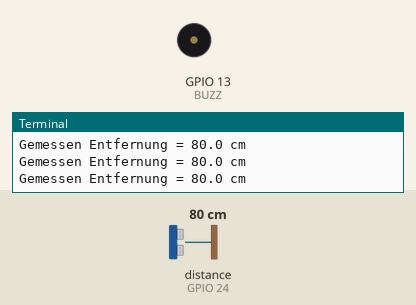
This program was run on a simulated Raspberry Pi (BCM pin numbers). Parts: buzzer (waves = sounding, pin HIGH), the last lines printed to the terminal. The inputs (shaded band) are chosen by the test bench; at power-on: distance to the obstacle (sensor on GPIO 24) 80 cm. The echo pulse lasts 58.3 µs per cm; the clock reads 2024-03-15 10:24:30 at power-on unless the program sets it; pins used as bus, display or sensor lines are not drawn.

Above: at 1.2 s.
1.3 s: distance to the obstacle (sensor on GPIO 24) set to 2 cm
At 1.8 s:
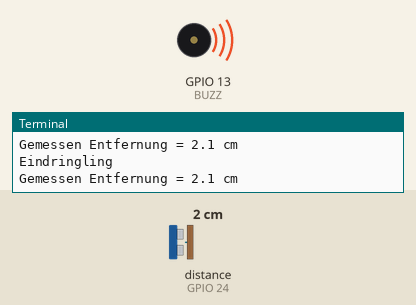
Timing chart, 0 to 4.3 s (numbered marks = the images above; inputs shaded):
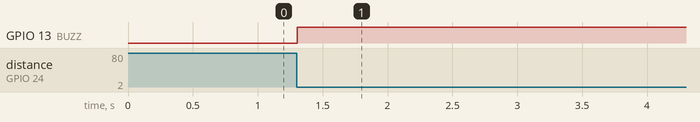

The program:

eindringling_alarm.py
```python
import RPi.GPIO as GPIO
import time

ECHO = 24 # ECHO sits at GPIO 24
TRIG = 16 # TRIG is located at GPIO 16
BUZZ = 13 # (optional) BUZZ is located at GPIO 13

# setup the program to the bcm (board numeration) mode, so it knows which GPIO pins to access
GPIO.setmode(GPIO.BCM)

# setup the trig and buzz for output and echo for input

GPIO.setup(TRIG, GPIO.OUT)
GPIO.setup(ECHO, GPIO.IN)
GPIO.setup(BUZZ, GPIO.OUT)

def distanz():

    # send short signal via the trigger
    GPIO.output(TRIG, True)
    time.sleep(0.00001)
    GPIO.output(TRIG, False)

    StartZeit = time.time()
    EndZeit = time.time()

    while GPIO.input(ECHO) == 0:
        StartZeit = time.time()

    while GPIO.input(ECHO) == 1:
        StopZeit = time.time()

    TimeElapsed = StopZeit - StartZeit

    # measure distance

    distanz = (TimeElapsed * 34300) / 2 # calculates the distance with the equation distance = 1/2 * timeElapsed * speed of sonic waves (which is 343,2m/s or 1235,5km/h)

    return distanz

if __name__ == '__main__':
    try:
        while True:
            abstand = distanz()
            # if the distance, which should usually be a constant, suddenly changed, something must have moved between the sensor and the doorway / whatever, therefore we start the alarm
            if abstand < 20:
                print("Eindringling")
                print("Gemessen Entfernung = %.1f cm" % abstand)
                GPIO.output(BUZZ, True)
                time.sleep(0.01)
            else:
                GPIO.output(BUZZ, False)
                print("Gemessen Entfernung = %.1f cm" % abstand)
                time.sleep(0.01)
    except KeyboardInterrupt:
        print("Messung gestoppt")
        GPIO.cleanup()
```

Measured:
- after the input at 1.3 s, GPIO 13 (BUZZ): LOW → HIGH at once
